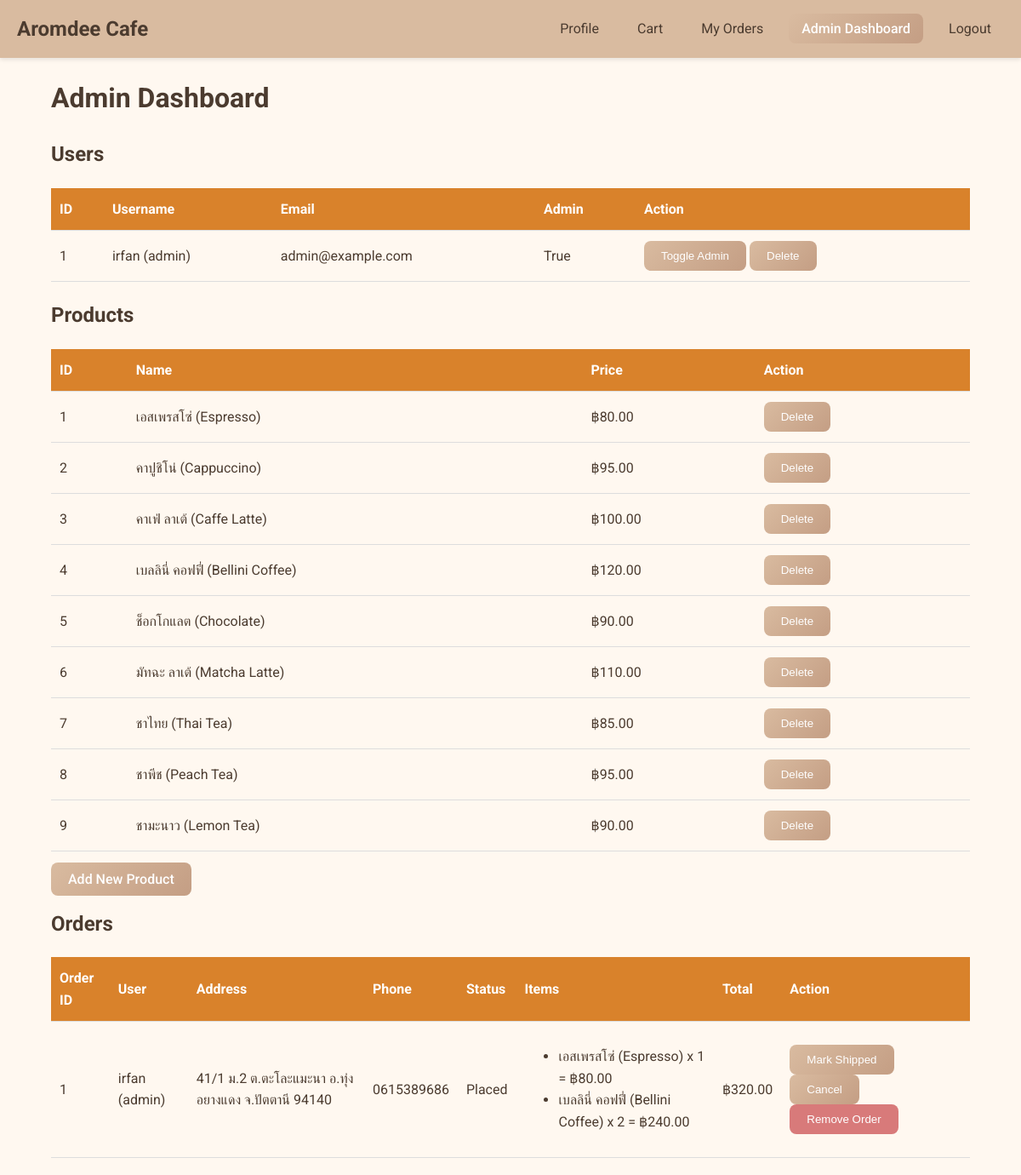
The page /admin (signed in) on the database its author committed.
### app/models.py (models this page shows)
class User(db.Model, UserMixin):
    id = db.Column(db.Integer, primary_key=True)
    username = db.Column(db.String(20), unique=True, nullable=False)
    email = db.Column(db.String(120), unique=True, nullable=False)
    password = db.Column(db.String(60), nullable=False)
    address = db.Column(db.String(200), nullable=True)
    is_admin = db.Column(db.Boolean, default=False)
    profile_image = db.Column(db.String(20), nullable=True, default='default.jpg')
    orders = db.relationship('Order', backref='customer', lazy=True)
    comments = db.relationship('Comment', backref='author', lazy=True)

class Product(db.Model):
    id = db.Column(db.Integer, primary_key=True)
    name = db.Column(db.String(100), nullable=False)
    price = db.Column(db.Float, nullable=False)
    description = db.Column(db.Text, nullable=True)
    image_file = db.Column(db.String(20), nullable=True, default='default_product.jpg')
    comments = db.relationship('Comment', backref='product', lazy=True)
    order_items = db.relationship('OrderItem', backref='product', lazy=True)

class Order(db.Model):
    id = db.Column(db.Integer, primary_key=True)
    date_ordered = db.Column(db.DateTime, nullable=False, default=datetime.utcnow)
    status = db.Column(db.String(20), nullable=False, default='Pending')  # Pending, Shipped, Cancelled
    user_id = db.Column(db.Integer, db.ForeignKey('user.id'), nullable=False)
    items = db.relationship('OrderItem', backref='order', lazy=True)
    name = db.Column(db.String(100))
    address = db.Column(db.String(200))
    phone = db.Column(db.String(20))

class OrderItem(db.Model):
    id = db.Column(db.Integer, primary_key=True)
    quantity = db.Column(db.Integer, nullable=False, default=1)
    product_id = db.Column(db.Integer, db.ForeignKey('product.id'), nullable=False)
    order_id = db.Column(db.Integer, db.ForeignKey('order.id'), nullable=False)

### app/routes.py (the view)
@main.route('/admin')
@admin_required
def admin_dashboard():
    users = User.query.all()
    products = Product.query.all()
    orders = Order.query.options(
        joinedload(Order.items).joinedload(OrderItem.product),
        joinedload(Order.customer)
    ).order_by(Order.date_ordered.desc()).all()
    for order in orders:
        order.total = sum(item.quantity * item.product.price for item in order.items)
    return render_template('admin_dashboard.html', users=users, products=products, orders=orders)

### app/models.py (called while the page is built)
@login_manager.user_loader
def load_user(user_id):
    return User.query.get(int(user_id))

### app/routes.py (called while the page is built)
def admin_required(f):
    @wraps(f)
    def decorated_function(*args, **kwargs):
        if not current_user.is_authenticated or not current_user.is_admin:
            flash('Admin access required.', 'danger')
            return redirect(url_for('main.index'))
        return f(*args, **kwargs)
    return decorated_function

### app/templates/admin_dashboard.html (shortened to what this page needs)
{% extends "base.html" %}
{% block content %}
<h1>Admin Dashboard</h1>
<h2>Users</h2>
<table class="cart-table">
    <tr><th>ID</th><th>Username</th><th>Email</th><th>Admin</th><th>Action</th></tr>
    {% for user in users %}
    <tr>
        <td>{{ user.id }}</td>
        <td>{{ user.username }}</td>
        <td>{{ user.email }}</td>
        <td>{{ user.is_admin }}</td>
        <td>
            <form method="POST" action="{{ url_for('main.toggle_admin', user_id=user.id) }}" style="display:inline;">
                <button class="btn-gradient" type="submit">Toggle Admin</button>
            </form>
            <form method="POST" action="{{ url_for('main.delete_user', user_id=user.id) }}" style="display:inline;">
                <button class="btn-gradient" type="submit">Delete</button>
            </form>
        </td>
    </tr>
    {% endfor %}
</table>
<h2>Products</h2>
<table class="cart-table">
    <tr><th>ID</th><th>Name</th><th>Price</th><th>Action</th></tr>
    {% for product in products %}
    <tr>
        <td>{{ product.id }}</td>
        <td>{{ product.name }}</td>
        <td>฿{{ "%.2f"|format(product.price) }}</td>
        <td>
            <form method="POST" action="{{ url_for('main.delete_product', product_id=product.id) }}">
                <button class="btn-gradient" type="submit">Delete</button>
            </form>
        </td>
    </tr>
    {% endfor %}
</table>
<a href="{{ url_for('main.add_product') }}" class="btn-gradient">Add New Product</a>
<h2>Orders</h2>
<table class="cart-table">
    <tr>
        <th>Order ID</th>
        <th>User</th>
        <th>Address</th>
        <th>Phone</th>
        <th>Status</th>
        <th>Items</th>
        <th>Total</th>
        <th>Action</th>
    </tr>
    {% for order in orders %}
    <tr>
        <td>{{ order.id }}</td>
        <td>{{ order.customer.username }}</td>
        <td>{{ order.address }}</td>
        <td>{{ order.phone }}</td>
        <td>{{ order.status }}</td>
        <td>
            <ul>
            {% for item in order.items %}
                <li>{{ item.product.name }} x {{ item.quantity }} = ฿{{ "%.2f"|format(item.quantity * item.product.price) }}</li>
            {% endfor %}
            </ul>
        </td>
        <td>฿{{ "%.2f"|format(order.total) }}</td>
        <td>
            {% if order.status == 'Placed' %}
            <form method="POST" action="{{ url_for('main.update_order', order_id=order.id, status='Shipped') }}" style="display:inline;">
                <button class="btn-gradient" type="submit">Mark Shipped</button>
            </form>
            <form method="POST" action="{{ url_for('main.update_order', order_id=order.id, status='Cancelled') }}" style="display:inline;">
                <button class="btn-gradient" type="submit">Cancel</button>
            </form>
            {% endif %}
            <form method="POST" action="{{ url_for('main.remove_order', order_id=order.id) }}" style="display:inline;">
                <button class="btn-gradient btn-red" type="submit">Remove Order</button>
            </form>
        </td>
    </tr>
    {% endfor %}
</table>
{% endblock %}

### app/static/css/style.css (style rules this page uses)
body { background-color: #FFF8F0; color: #3B2F2F; font-family: 'Roboto', sans-serif; margin: 0; padding: 0; font-family: 'Roboto', sans-serif; }
body { background-color: #fff8f0; color: #4b3b2f; line-height: 1.6; }
a { text-decoration: none; color: #4b3b2f; }
.btn-gradient { background: linear-gradient(135deg, #d9bba0, #c49e84); border: none; color: #fff; padding: 10px 20px; border-radius: 8px; cursor: pointer; transition: 0.3s; font-weight: 500; }
.btn-red { background: #d87a7a; }
.cart-table, .orders-table { width: 100%; border-collapse: collapse; margin-bottom: 20px; }
.cart-table th, .cart-table td, .orders-table th, .orders-table td { padding: 12px 10px; text-align: left; border-bottom: 1px solid #ddd; }
.cart-table th, .orders-table th { background-color: #D9822B; color: #fff; }

### rows shown on the page
User: id "1", username "irfan (admin)", email "admin@example.com", is_admin "True"
Product: id "1", name "เอสเพรสโซ่ (Espresso)", price "80.00"
Product: id "2", name "คาปูชิโน่ (Cappuccino)", price "95.00"
Product: id "3", name "คาเฟ่ ลาเต้ (Caffe Latte)", price "100.00"
Product: id "4", name "เบลลินี่ คอฟฟี่ (Bellini Coffee)", price "120.00"
Product: id "5", name "ช็อกโกแลต (Chocolate)", price "90.00"
Product: id "6", name "มัทฉะ ลาเต้ (Matcha Latte)", price "110.00"
Product: id "7", name "ชาไทย (Thai Tea)", price "85.00"
Product: id "8", name "ชาพีช (Peach Tea)", price "95.00"
Product: id "9", name "ชามะนาว (Lemon Tea)", price "90.00"
Order: id "1", customer.username "irfan (admin)", address "41/1 ม.2 ต.ตะโละแมะนา อ.ทุ่งอยางแดง จ.ปัตตานี 94140", phone "0615389686", status "Placed", total "320.00"
OrderItem: product.name "เอสเพรสโซ่ (Espresso)", quantity "1", item.quantity*item.product.price "80.00"
OrderItem: product.name "เบลลินี่ คอฟฟี่ (Bellini Coffee)", quantity "2", item.quantity*item.product.price "240.00"
